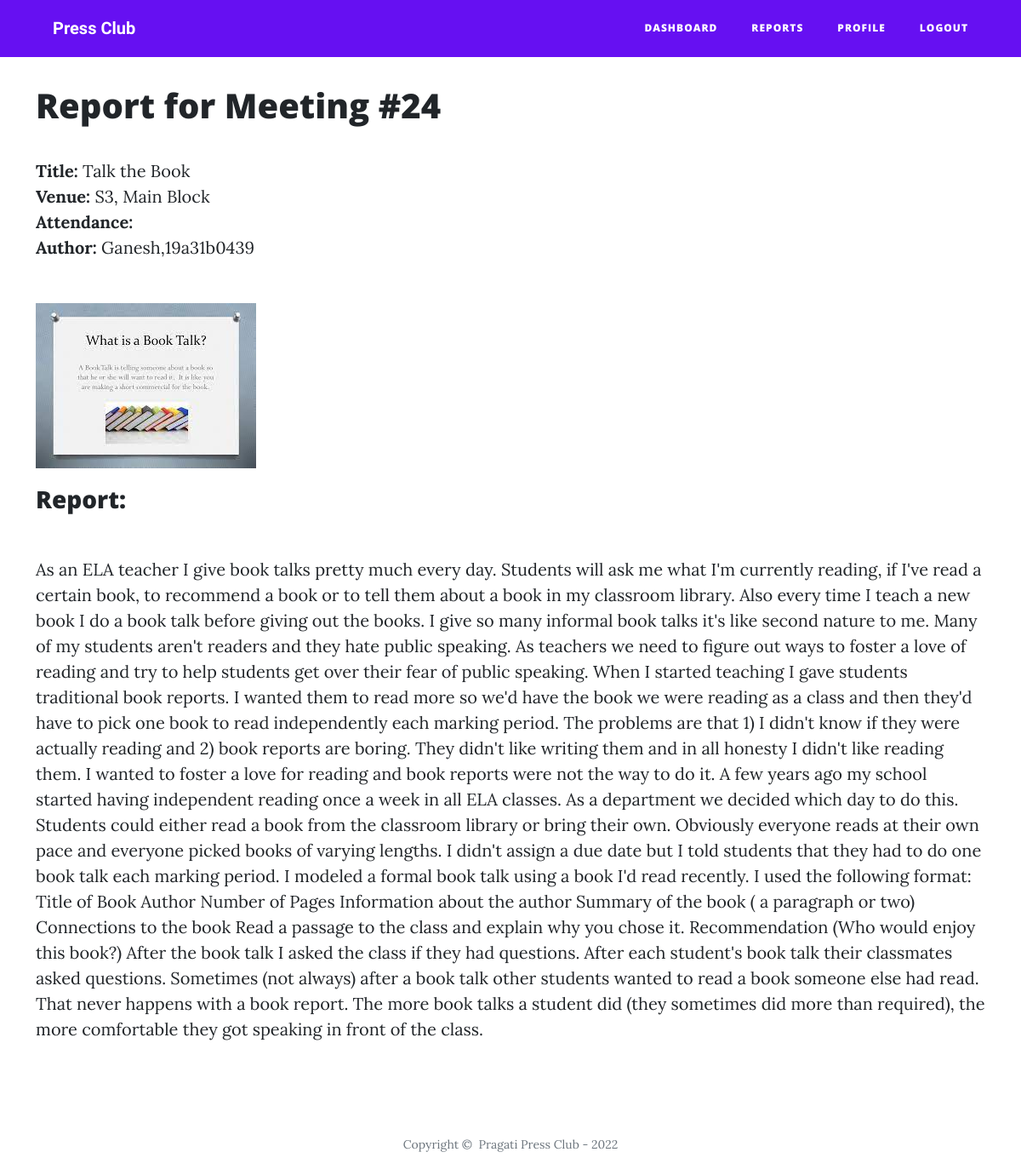
The app's page /view_report/24 (signed in), older data.
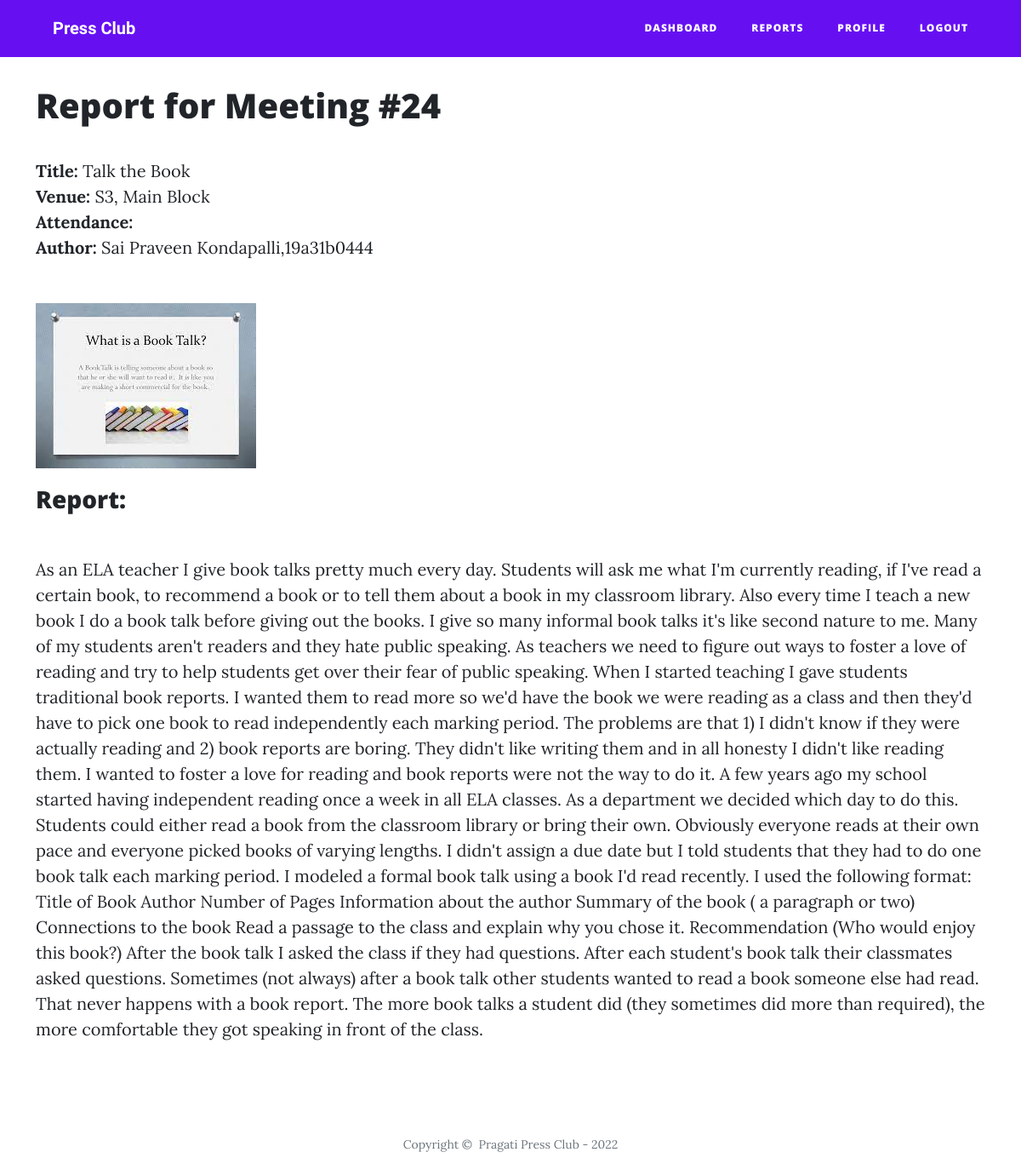
The same page, newer data.
### project/models.py (models this page shows)
class Events(db.Model):
    __tablename__ = 'events'
    meeting_id = db.Column(db.Integer, primary_key=True, unique=True, nullable=False)
    title = db.Column(db.String(60), nullable=False)
    date = db.Column(db.String(20), nullable=False, unique=True)
    time = db.Column(db.String(20), nullable=False)
    venue = db.Column(db.String(60), nullable=False)
    author = db.Column(db.String(60))
    report = db.Column(db.String())
    image = db.Column(db.String(60))
    attendance = db.Column(db.Integer, default=0)

### project/report_routes.py (the view)
@app.route('/view_report/<id>', methods=['GET', 'POST'])
def view_report(id):
    event = Events.query.filter_by(meeting_id=id).first()
    if event:
        if current_user.is_authenticated:
            if current_user.type == "coordinator":
                return render_template('coordinator/view.html', event=event)
            if current_user.type == "admin":
                return render_template('admin/view.html', event=event)
            elif current_user.type == "student":
                return render_template('student/view.html', event=event)
        else:
            return render_template('view.html', event=event)
    else:
        return """<script>alert("Invalid meeting id");window.location='/dashboard';</script>"""

### project/models.py (called while the page is built)
@login_manager.user_loader
def load_user(user_id):
    return User.query.get(user_id)

### project/templates/student/view.html (shortened to what this page needs)
{% extends "student/student_base.html" %}
{% block content %}
<div class="container" style="margin-top: 100px;">
        <h1>Report for Meeting #{{event.meeting_id}}</h1>
        <div class="row">
            <div class="col">
                <p>
                <strong>Title: </strong>{{event.title}}<br>
                <strong>Venue: </strong>{{event.venue}}<br>
                <strong>Attendance: </strong><br>
                <strong>Author: </strong>{{event.author}}
                </p>
            </div>
        </div>
        <div class="row">
            <div class="col">
                <div class="row">
                    <div class="col">
                        <img class = "img-fluid" loading="auto" style="margin-top: 20px;margin-bottom: 20px;"src="/static/uploads/{{event.image}}">
                    </div>
                </div>
                <h3>Report:</h3>
                <p style="margin-top: 50px;">{{event.report}}</p>
            </div>
        </div>
    </div>
{% endblock %}

Row changes from the older to the newer data that the page shows:
changed Events "Talk the Book": author "Ganesh,19a31b0439" → "Sai Praveen Kondapalli,19a31b0444"
